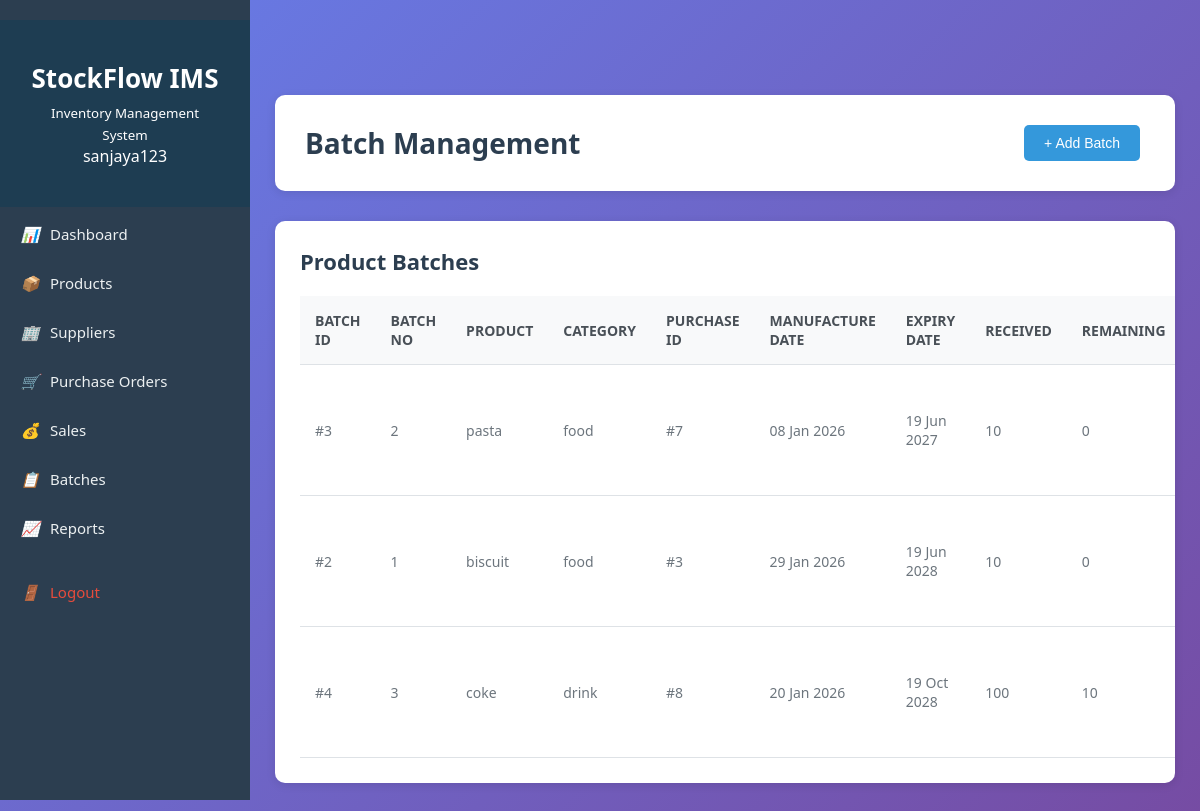
Screenshot of /products/batches.php (signed in) with the database file from the repository.
### tables this page shows
CREATE TABLE `batch` (
  `batch_id` int(11) NOT NULL,
  `batch_no` varchar(50) NOT NULL,
  `product_id` int(11) NOT NULL,
  `purchase_id` int(11) NOT NULL,
  `manufacture_date` date NOT NULL,
  `expire_date` date NOT NULL,
  `quantity_received` int(11) NOT NULL,
  `quantity_remaining` int(11) NOT NULL
);

CREATE TABLE `product` (
  `product_id` int(11) NOT NULL,
  `product_name` varchar(100) NOT NULL,
  `product_category` varchar(50) NOT NULL,
  `unit` varchar(20) NOT NULL,
  `selling_price` decimal(10,2) NOT NULL,
  `reorder_level` int(11) NOT NULL,
  `status` varchar(20) NOT NULL,
  `quantity` int(11) DEFAULT 0
);

### config/db_config.php (called while the page is built, shortened)
<?php
function formatDate($date) {
    return date('d M Y', strtotime($date));
}

### products/batches.php (the view, shortened to what this page needs)
<?php
require "../config/db_config.php";
$conn = getDBConnection();
$batchesQuery = "SELECT b.*, p.product_name, p.product_category
                 FROM batch b
                 JOIN product p ON b.product_id = p.product_id
                 ORDER BY b.expire_date ASC";
$batches = $conn->query($batchesQuery);
?>
<!DOCTYPE html>
<html lang="en">
<head>
<link rel="stylesheet" href="../assets/style.css">
</head>
<body>
<?php include '../includes/sidebar.php'; ?>
<div class="main-content">
    <div class="header">
        <h1>Batch Management</h1>
        <div class="header-actions">
            <button class="btn btn-primary" onclick="openModal()">+ Add Batch</button>
        </div>
    </div>
    <div class="table-container">
        <div class="table-header">
            <h2>Product Batches</h2>
        </div>
        <?php if ($batches && $batches->num_rows > 0): ?>
        <table>
            <thead>
                <tr>
                    <th>Batch ID</th>
                    <th>Batch No</th>
                    <th>Product</th>
                    <th>Category</th>
                    <th>Purchase ID</th>
                    <th>Manufacture Date</th>
                    <th>Expiry Date</th>
                    <th>Received</th>
                    <th>Remaining</th>
                </tr>
            </thead>
            <tbody>
                <?php while ($batch = $batches->fetch_assoc()):
                ?>
                <tr>
                    <td>#<?php echo $batch['batch_id']; ?></td>
                    <td><?php echo htmlspecialchars($batch['batch_no']); ?></td>
                    <td><?php echo htmlspecialchars($batch['product_name']); ?></td>
                    <td><?php echo htmlspecialchars($batch['product_category']); ?></td>
                    <td>#<?php echo $batch['purchase_id']; ?></td>
                    <td><?php echo formatDate($batch['manufacture_date']); ?></td>
                    <td><?php echo formatDate($batch['expire_date']); ?></td>
                    <td><?php echo $batch['quantity_received']; ?></td>
                    <td><?php echo $batch['quantity_remaining']; ?></td>
                </tr>
                <?php endwhile; ?>
            </tbody>
        </table>
        <?php else: ?>
        <p style="text-align: center; color: #6c757d; padding: 20px;">No batches found.</p>
        <?php endif; ?>
    </div>
</div>
</body>
</html>

### assets/style.css (style rules this page uses)
:root { --login-primary: #2c3e50; --login-secondary: #3498db; }
body { font-family: Arial, sans-serif; background-color: #f1f1f1; text-align: center; padding-top: 50px; }
button, .btn { padding: 10px 20px; margin: 10px 5px; background-color: #4CAF50; border: none; color: white; border-radius: 5px; cursor: pointer; text-decoration: none; }
* { margin: 0; padding: 0; box-sizing: border-box; }
body { font-family: 'Segoe UI', Tahoma, Geneva, Verdana, sans-serif; background: linear-gradient(135deg, #667eea 0%, #764ba2 100%); min-height: 100vh; color: #333; }
.main-content { margin-left: 250px; padding: 25px; min-height: 100vh; padding-top: 45px; }
.header { background: white; padding: 20px 30px; border-radius: 10px; box-shadow: 0 2px 10px rgba(0, 0, 0, 0.1); margin-bottom: 30px; display: flex; justify-content: space-between; align-items: center; }
.header h1 { color: #2c3e50; font-size: 28px; }
.header-actions { display: flex; gap: 15px; align-items: center; }
.table-container { background: white; padding: 25px; border-radius: 10px; box-shadow: 0 2px 10px rgba(0, 0, 0, 0.1); overflow-x: auto; }
.table-header { display: flex; justify-content: space-between; align-items: center; margin-bottom: 20px; }
.table-header h2 { color: #2c3e50; font-size: 22px; }
table { width: 100%; border-collapse: collapse; }
thead { background: #f8f9fa; }
th, td { padding: 15px; text-align: left; border-bottom: 1px solid #dee2e6; }
th { font-weight: 600; color: #495057; font-size: 14px; text-transform: uppercase; }
td { color: #6c757d; font-size: 14px; }
.btn { padding: 10px 20px; border: none; border-radius: 5px; cursor: pointer; font-size: 14px; font-weight: 500; text-decoration: none; display: inline-block; transition: all 0.3s; }
.btn-primary { background: #3498db; color: white; }

### rows the page displays
batch: batch_id "3", batch_no "2", product.product_name "pasta", product.product_category "food", purchase "7", manufacture_date "08 Jan 2026", expire_date "19 Jun 2027", quantity_received "10", quantity_remaining "0"
batch: batch_id "2", batch_no "1", product.product_name "biscuit", product.product_category "food", purchase "3", manufacture_date "29 Jan 2026", expire_date "19 Jun 2028", quantity_received "10", quantity_remaining "0"
batch: batch_id "4", batch_no "3", product.product_name "coke", product.product_category "drink", purchase "8", manufacture_date "20 Jan 2026", expire_date "19 Oct 2028", quantity_received "100", quantity_remaining "10"

### other values shown
$_SESSION['username'] "sanjaya123"
